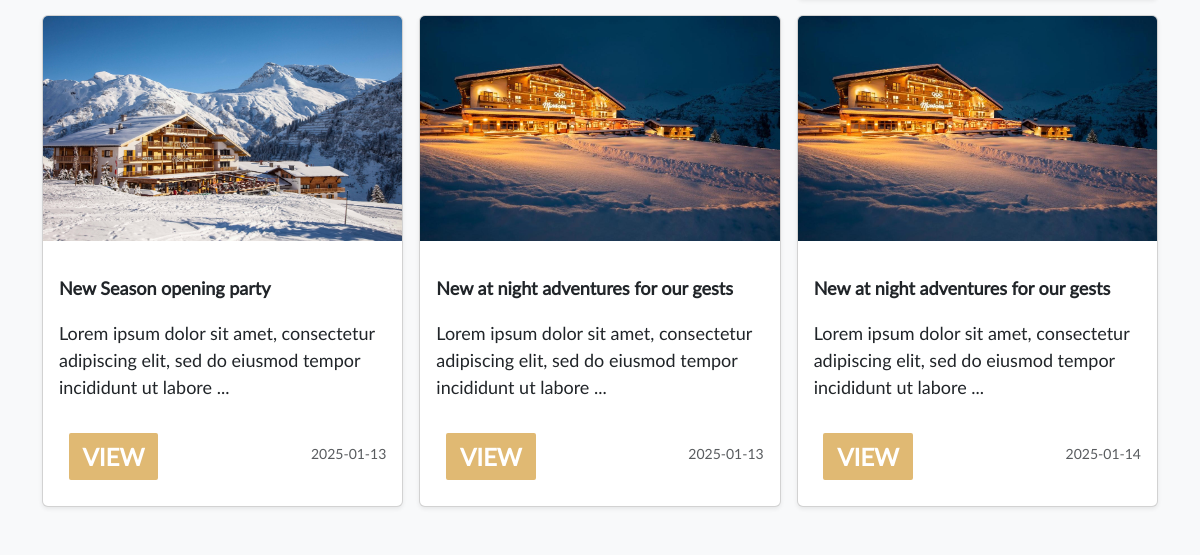
The page /admin/news_upload.php (lower part) on the database as committed earlier.
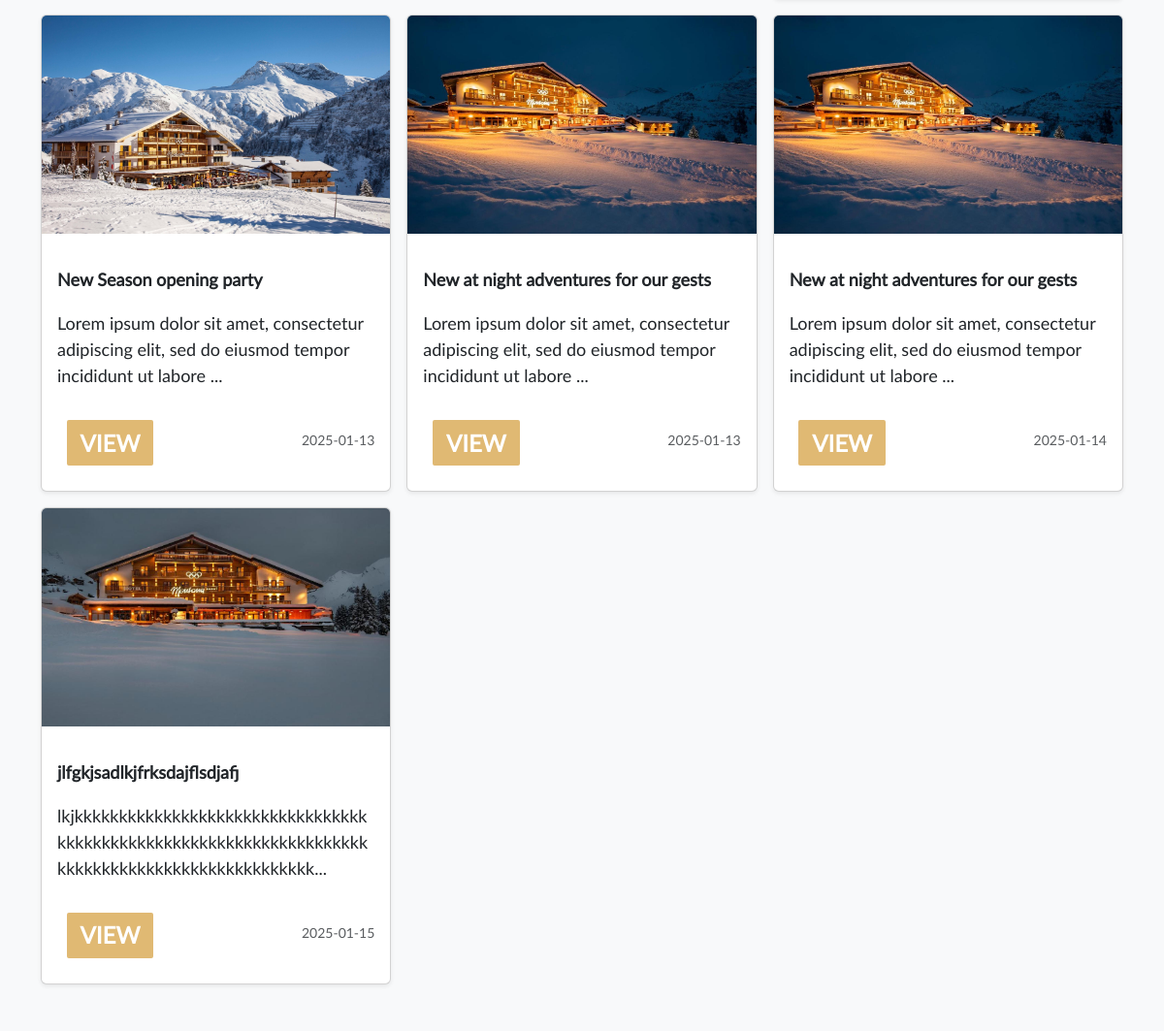
The same page on the database as committed later.
### tables this page shows
CREATE TABLE `news` (
  `newsId` int(11) NOT NULL,
  `newsTitle` varchar(100) NOT NULL,
  `newsDescription` text NOT NULL,
  `newsImg` varchar(255) NOT NULL,
  `newsDate` date NOT NULL
);

### admin/news_upload.php (the view, shortened to what this page needs)
<?php
    require("../includes/dbh.php");
    $sql = "Select * From news";
    $result = mysqli_query($conn, $sql);
    include("header.php");
?>
<div class="album py-5 bg-body-tertiary mt-3">
  <div class="container">
    <div class="row row-cols-1 row-cols-sm-2 row-cols-md-3 g-3">
      <?php
        while ($row = mysqli_fetch_assoc($result)) {
      ?>
        <div class="col">
          <form action="../includes/process-open-news.php" method="GET" class="d-inline">
            <div class="card shadow-sm">
              <img src="<?php echo "../" . $row['newsImg'] ?>" class="bd-placeholder-img card-img-top" width="100%"
                height="225" xmlns="http://www.w3.org/2000/svg" role="img"
                aria-label="Placeholder: Thumbnail" preserveAspectRatio="xMidYMid slice" focusable="false">
              <div class="card-body">
                <p class="card-title" style="font-weight: bold;">
                  <?php
                    $fullTitle = $row['newsTitle'];
                    $preview = substr($fullTitle, 0, 40);
                    echo $preview . (strlen($fullTitle) > 40 ? '...' : '');
                  ?>
                </p>
                <p class="card-text">
                  <?php
                    $fullDescription = $row['newsDescription'];
                    $preview = substr($fullDescription, 0, 100);
                    echo $preview . (strlen($fullDescription) > 100 ? '...' : '');
                  ?>
                </p>
                <div class="d-flex justify-content-between align-items-center">
                <button type="submit" name="submit" class="btn btn-nav btn-outline mt-3">View</button>
                  <small class="text-body-secondary"><?php echo $row['newsDate'] ?></small>
                </div>
              </div>
            </div>
          </form>
        </div>
      <?php
        }
      ?>
    </div>
  </div>
</div>

Rows that differ between the two databases and show on the page:
added news: newsImg (picture), newsTitle "jlfgkjsadlkjfrksdajflsdjafj", newsDescription "lkjkkkkkkkkkkkkkkkkkkkkkkkkkkkkkkkkkkkkkkkkkkkkkkkkkkkkkkkkkkkkkkkkkkkkkkkkkkkkkkkkkkkkkkkkkkkkkkkkk", newsDate "2025-01-15"
